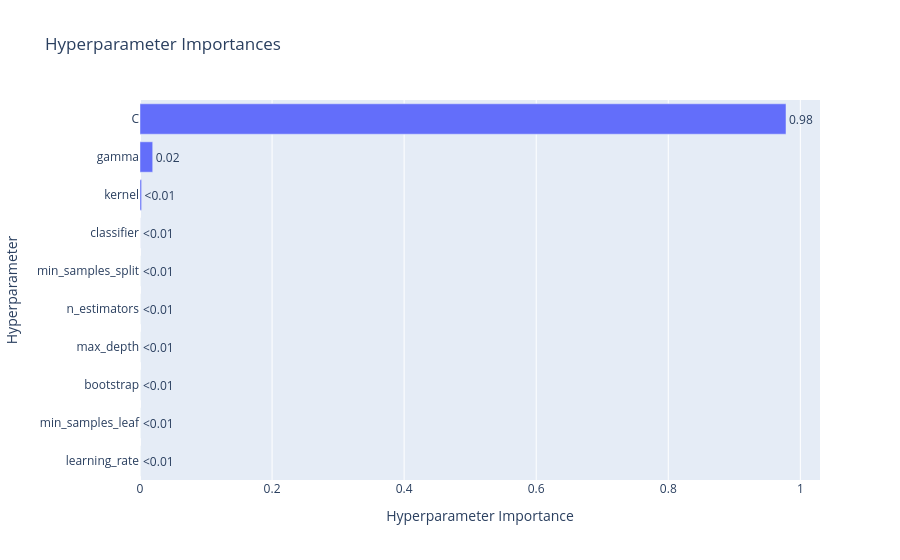

The cell this chart's notebook holds for it:
### Code cell
# 5. Hyperparameter Importance
plot_param_importances(study).show()

### Figure 1 — Plotly figure (JSON) as saved in the notebook; plotly's stock layout.template omitted (floating-point values rounded to 4 significant figures)
{"data": [{"cliponaxis": false, "hovertemplate": ["learning_rate (FloatDistribution): 0.0<extra></extra>", "min_samples_leaf (IntDistribution): 0.0<extra></extra>", "bootstrap (CategoricalDistribution): 0.0<extra></extra>", "max_depth (IntDistribution): 0.0<extra></extra>", "n_estimators (IntDistribution): 0.0<extra></extra>", "min_samples_split (IntDistribution): 0.0<extra></extra>", "classifier (CategoricalDistribution): 5.5091740434295865e-05<extra></extra>", "kernel (CategoricalDistribution): 0.002427550693181617<extra></extra>", "gamma (CategoricalDistribution): 0.01925003648604036<extra></extra>", "C (FloatDistribution): 0.9782673210803436<extra></extra>"], "name": "Objective Value", "orientation": "h", "text": ["<0.01", "<0.01", "<0.01", "<0.01", "<0.01", "<0.01", "<0.01", "<0.01", "0.02", "0.98"], "textposition": "outside", "type": "bar", "x": [0, 0, 0, 0, 0, 0, 5.509e-05, 0.002428, 0.01925, 0.9783], "y": ["learning_rate", "min_samples_leaf", "bootstrap", "max_depth", "n_estimators", "min_samples_split", "classifier", "kernel", "gamma", "C"]}], "layout": {"title": {"text": "Hyperparameter Importances"}, "xaxis": {"title": {"text": "Hyperparameter Importance"}}, "yaxis": {"title": {"text": "Hyperparameter"}}}}
